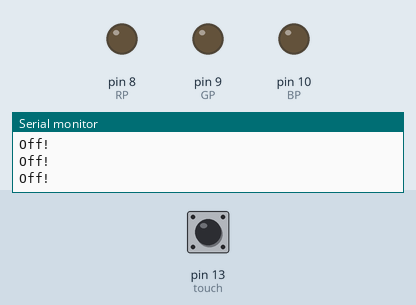
This sketch was run on a simulated Arduino Uno, built with avr-gcc and run on an emulated ATmega328P. Parts: output pins drawn as LEDs (lit = HIGH), the last lines printed to the serial monitor. Dashed ring = blinking. The inputs (shaded band) are chosen by the test bench; at power-on: pin 13 (touch) LOW.

Above: at 1.2 s.
1.3 s: pin 13 (touch) pulled HIGH for 1 s
At 3.1 s:
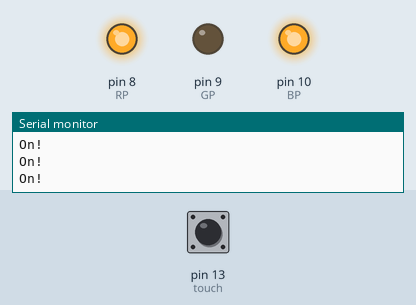
3.9 s: pin 13 (touch) pulled HIGH for 0.25 s
At 4.5 s:
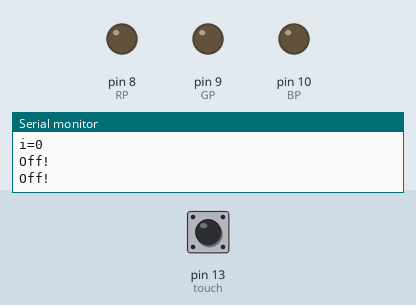
5.7 s: pin 13 (touch) pulled HIGH for 3.2 s
At 6.1 s:
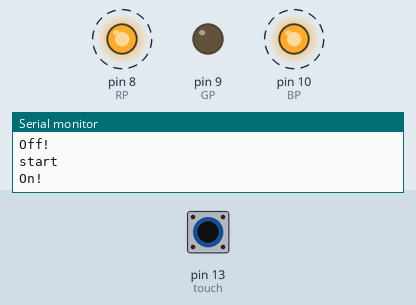
Timing chart, 0 to 10.5 s (numbered marks = the images above; inputs shaded):
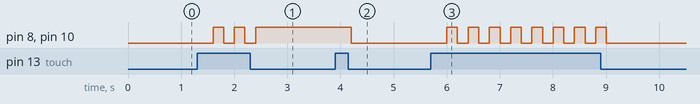

The sketch:

final_sorce.ino
```cpp
int touch = 13;
int RP = 8;
int GP = 9;
int BP = 10;
int i=0;
const int fade = 10;

void setup() {
  Serial.begin(9600);
  pinMode(touch, INPUT);
  pinMode(RP, OUTPUT);
  pinMode(GP, OUTPUT);
  pinMode(BP, OUTPUT);
}


void loop() {
  int touchvalue = digitalRead(touch);
  delay(200);

  if(touchvalue == HIGH)
  {
    Serial.println("start");
    i++;
  }
  if(i==1)
  {
    Serial.println("On!");
    digitalWrite(RP,148);
    digitalWrite(GP,0);
    digitalWrite(BP,211);
  }
  if(i==2)
  {
    Serial.println("i=0");
    i=0;
  }
  if(i==0)
  {
    Serial.println("Off!");
    digitalWrite(RP,0);
    digitalWrite(GP,0);
    digitalWrite(BP,0);
  }
}
```

Measured:
- after the input at 1.3 s, pin 8 (RP), pin 10 (BP): alternates HIGH for 0.20 s and LOW for 0.20 s, 5 changes in all, then stays HIGH, starting after 0.30 s
- after the input at 3.9 s, pin 8 (RP), pin 10 (BP): HIGH → LOW after 0.30 s
- after the input at 5.7 s, pin 8 (RP), pin 10 (BP): alternates HIGH for 0.20 s and LOW for 0.20 s, 16 changes in all, then stays LOW, starting after 0.30 s
